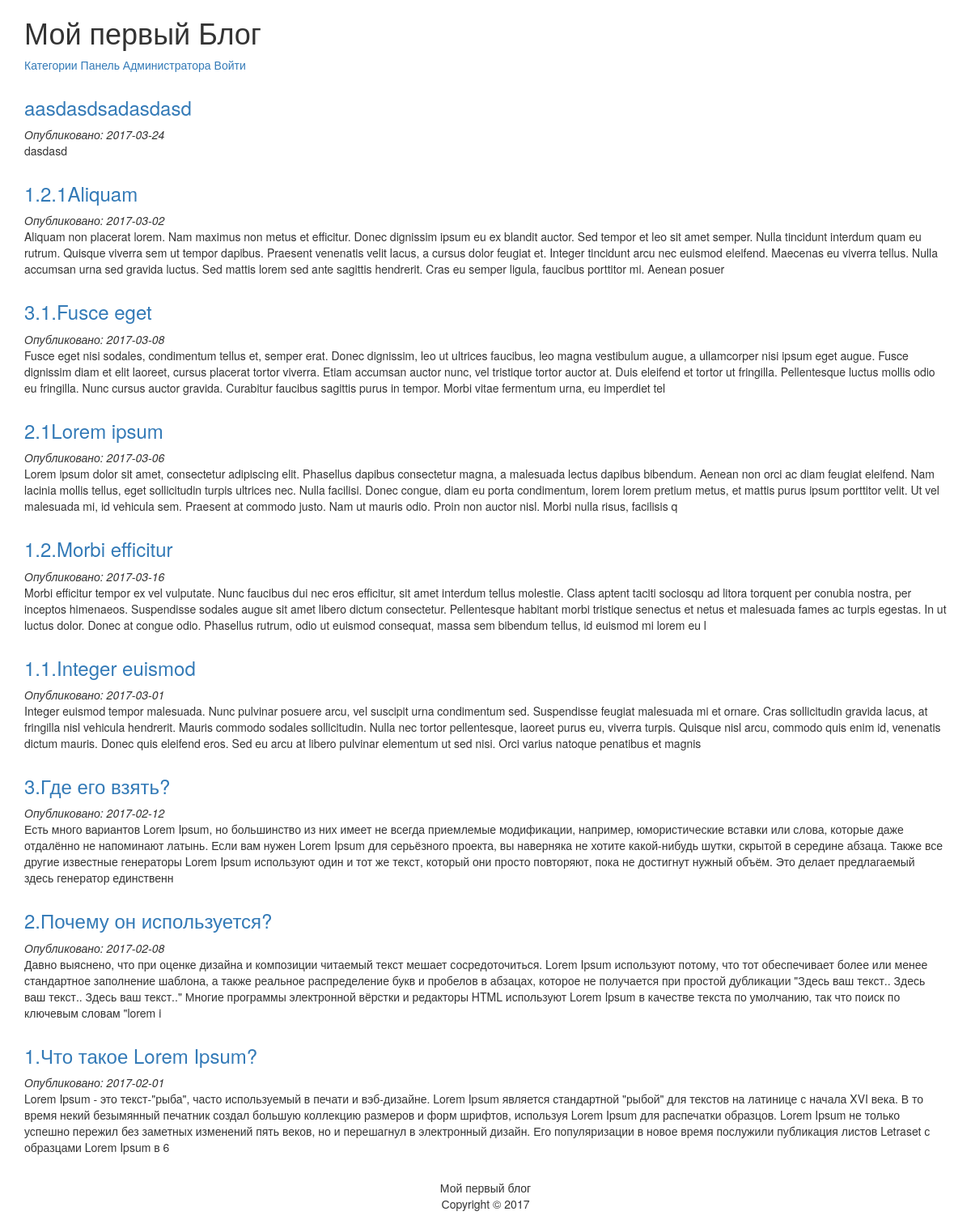
The page / on the database its author committed.
### tables this page shows
CREATE TABLE `articles` (
  `id` int(11) NOT NULL,
  `title` varchar(255) NOT NULL,
  `content` text NOT NULL,
  `date` date NOT NULL,
  `parent_id` tinyint(4) NOT NULL DEFAULT '0'
);

### index.php (called while the page is built)
<?php
    require_once("database.php");
    require_once("models/articles.php");
    $link = db_connect();
    $articles = articles_all($link);
    include("views/articles.php");
?>

### models/articles.php (called while the page is built, shortened)
<?php
function articles_all($link)
{
    $query = "SELECT * FROM articles ORDER BY id DESC";
    $result = mysqli_query($link, $query);
    $n=mysqli_num_rows($result);
    $articles = array();
    for($i=0; $i<$n; $i++) {
        $row = mysqli_fetch_assoc($result);
        $articles[] = $row;
    }
    return $articles;
}
function articles_intro($text, $len = 500){
    return mb_substr($text, 0, $len);
}
?>

### views/articles.php (the view, shortened to what this page needs)
<!DOCTYPE html>
<html>
<head>
    <link rel="stylesheet" href="../style.css">
    <link rel="stylesheet" href="https://maxcdn.bootstrapcdn.com/bootstrap/3.3.7/css/bootstrap.min.css">
</head>
<body>
<div class="container">
    <h1>Мой первый Блог</h1>
    <a href="../menu.php">Категории</a>
    <a href="admin"> Панель Администратора </a>
    <a href="../enterforusers.php">Войти</a>
    <div>
        <?php foreach ($articles as $a): ?>
        <div class="article">
            <h3>
                <a href="article.php?id=<?=$a['id']?>"><?=$a['title']?></a>
            </h3>
            <em>Опубликовано: <?=$a['date']?></em>
            <p><?php echo articles_intro($a['content']);?></p>
        </div>
        <?php endforeach ?>
    </div>
    <footer>
        <p>Мой первый блог<br>Сopyright &copy; 2017</p>
    </footer>
</div>
</body>
</html>

### style.css (style rules this page uses)
footer { text-align: center; }
.article { margin-top: 30px; margin-bottom: 30px; }

### rows shown on the page
articles: title "aasdasdsadasdasd", date "2017-03-24", content "dasdasd"
articles: title "1.2.1Aliquam", date "2017-03-02", content "Aliquam non placerat lorem. Nam maximus non metus et efficitur. Donec dignissim ipsum eu ex blandit auctor. Sed tempor et leo sit amet semper. Nulla tincidunt interdum quam eu rutrum. Quisque viverra sem ut tempor dapibus. Praesent venenatis velit lacus, a cursus dolor feugiat et. Integer tincidunt arcu nec euismod eleifend. Maecenas eu viverra tellus. Nulla accumsan urna sed gravida luctus. Sed mattis lorem sed ante sagittis hendrerit. Cras eu semper ligula, faucibus porttitor mi. Aenean posuer"
articles: title "3.1.Fusce eget", date "2017-03-08", content "Fusce eget nisi sodales, condimentum tellus et, semper erat. Donec dignissim, leo ut ultrices faucibus, leo magna vestibulum augue, a ullamcorper nisi ipsum eget augue. Fusce dignissim diam et elit laoreet, cursus placerat tortor viverra. Etiam accumsan auctor nunc, vel tristique tortor auctor at. Duis eleifend et tortor ut fringilla. Pellentesque luctus mollis odio eu fringilla. Nunc cursus auctor gravida. Curabitur faucibus sagittis purus in tempor. Morbi vitae fermentum urna, eu imperdiet tel"
articles: title "2.1Lorem ipsum", date "2017-03-06", content "Lorem ipsum dolor sit amet, consectetur adipiscing elit. Phasellus dapibus consectetur magna, a malesuada lectus dapibus bibendum. Aenean non orci ac diam feugiat eleifend. Nam lacinia mollis tellus, eget sollicitudin turpis ultrices nec. Nulla facilisi. Donec congue, diam eu porta condimentum, lorem lorem pretium metus, et mattis purus ipsum porttitor velit. Ut vel malesuada mi, id vehicula sem. Praesent at commodo justo. Nam ut mauris odio. Proin non auctor nisl. Morbi nulla risus, facilisis q"
articles: title "1.2.Morbi efficitur", date "2017-03-16", content "Morbi efficitur tempor ex vel vulputate. Nunc faucibus dui nec eros efficitur, sit amet interdum tellus molestie. Class aptent taciti sociosqu ad litora torquent per conubia nostra, per inceptos himenaeos. Suspendisse sodales augue sit amet libero dictum consectetur. Pellentesque habitant morbi tristique senectus et netus et malesuada fames ac turpis egestas. In ut luctus dolor. Donec at congue odio. Phasellus rutrum, odio ut euismod consequat, massa sem bibendum tellus, id euismod mi lorem eu l"
articles: title "1.1.Integer euismod", date "2017-03-01", content "Integer euismod tempor malesuada. Nunc pulvinar posuere arcu, vel suscipit urna condimentum sed. Suspendisse feugiat malesuada mi et ornare. Cras sollicitudin gravida lacus, at fringilla nisl vehicula hendrerit. Mauris commodo sodales sollicitudin. Nulla nec tortor pellentesque, laoreet purus eu, viverra turpis. Quisque nisl arcu, commodo quis enim id, venenatis dictum mauris. Donec quis eleifend eros. Sed eu arcu at libero pulvinar elementum ut sed nisi. Orci varius natoque penatibus et magnis"
articles: title "3.Где его взять?", date "2017-02-12", content "Есть много вариантов Lorem Ipsum, но большинство из них имеет не всегда приемлемые модификации, например, юмористические вставки или слова, которые даже отдалённо не напоминают латынь. Если вам нужен Lorem Ipsum для серьёзного проекта, вы наверняка не хотите какой-нибудь шутки, скрытой в середине абзаца. Также все другие известные генераторы Lorem Ipsum используют один и тот же текст, который они просто повторяют, пока не достигнут нужный объём. Это делает предлагаемый здесь генератор единственн"
articles: title "2.Почему он используется?", date "2017-02-08", content "Давно выяснено, что при оценке дизайна и композиции читаемый текст мешает сосредоточиться. Lorem Ipsum используют потому, что тот обеспечивает более или менее стандартное заполнение шаблона, а также реальное распределение букв и пробелов в абзацах, которое не получается при простой дубликации \"Здесь ваш текст.. Здесь ваш текст.. Здесь ваш текст..\" Многие программы электронной вёрстки и редакторы HTML используют Lorem Ipsum в качестве текста по умолчанию, так что поиск по ключевым словам \"lorem i"
articles: title "1.Что такое Lorem Ipsum?", date "2017-02-01", content "Lorem Ipsum - это текст-\"рыба\", часто используемый в печати и вэб-дизайне. Lorem Ipsum является стандартной \"рыбой\" для текстов на латинице с начала XVI века. В то время некий безымянный печатник создал большую коллекцию размеров и форм шрифтов, используя Lorem Ipsum для распечатки образцов. Lorem Ipsum не только успешно пережил без заметных изменений пять веков, но и перешагнул в электронный дизайн. Его популяризации в новое время послужили публикация листов Letraset с образцами Lorem Ipsum в 6"
